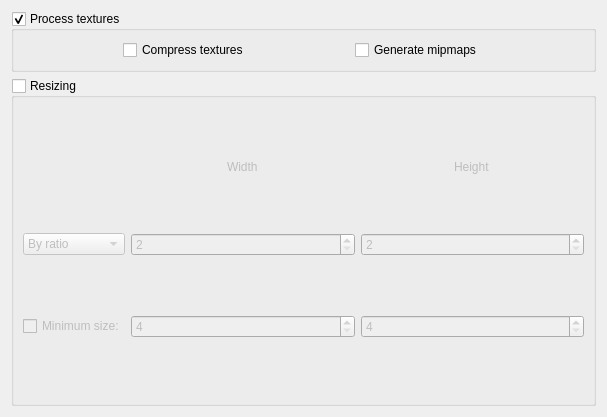
<?xml version="1.0" encoding="UTF-8"?>
<ui version="4.0">
 <class>AdvancedTexturesModule</class>
 <widget class="QWidget" name="AdvancedTexturesModule">
  <property name="geometry">
   <rect>
    <x>0</x>
    <y>0</y>
    <width>607</width>
    <height>417</height>
   </rect>
  </property>
  <property name="windowTitle">
   <string>Form</string>
  </property>
  <layout class="QVBoxLayout" name="verticalLayout">
   <item>
    <widget class="QGroupBox" name="mainBox">
     <property name="sizePolicy">
      <sizepolicy hsizetype="Expanding" vsizetype="Fixed">
       <horstretch>0</horstretch>
       <verstretch>0</verstretch>
      </sizepolicy>
     </property>
     <property name="title">
      <string>Process textures</string>
     </property>
     <property name="flat">
      <bool>true</bool>
     </property>
     <property name="checkable">
      <bool>true</bool>
     </property>
     <layout class="QGridLayout" name="gridLayout_2">
      <item row="0" column="2">
       <widget class="QCheckBox" name="mainMipMaps">
        <property name="sizePolicy">
         <sizepolicy hsizetype="Fixed" vsizetype="Fixed">
          <horstretch>0</horstretch>
          <verstretch>0</verstretch>
         </sizepolicy>
        </property>
        <property name="minimumSize">
         <size>
          <width>0</width>
          <height>0</height>
         </size>
        </property>
        <property name="font">
         <font>
          <bold>false</bold>
          <kerning>true</kerning>
         </font>
        </property>
        <property name="cursor">
         <cursorShape>WhatsThisCursor</cursorShape>
        </property>
        <property name="toolTip">
         <string>&lt;html&gt;&lt;head/&gt;&lt;body&gt;&lt;p&gt;Generates mipmaps for textures, improving the performance at the cost of higher disk and vram usage.&lt;/p&gt;&lt;/body&gt;&lt;/html&gt;</string>
        </property>
        <property name="text">
         <string>Generate mipmaps</string>
        </property>
        <property name="checked">
         <bool>false</bool>
        </property>
       </widget>
      </item>
      <item row="0" column="0">
       <widget class="QCheckBox" name="mainCompress">
        <property name="sizePolicy">
         <sizepolicy hsizetype="Fixed" vsizetype="Fixed">
          <horstretch>0</horstretch>
          <verstretch>0</verstretch>
         </sizepolicy>
        </property>
        <property name="cursor">
         <cursorShape>WhatsThisCursor</cursorShape>
        </property>
        <property name="toolTip">
         <string>&lt;html&gt;&lt;head/&gt;&lt;body&gt;&lt;p&gt;Compresses uncompressed textures to the configured output format. It is recommended for SSE and FO4, but may highly decrease quality for other games.&lt;/p&gt;&lt;/body&gt;&lt;/html&gt;</string>
        </property>
        <property name="text">
         <string>Compress textures</string>
        </property>
       </widget>
      </item>
     </layout>
    </widget>
   </item>
   <item>
    <widget class="QGroupBox" name="resizingBox">
     <property name="cursor">
      <cursorShape>WhatsThisCursor</cursorShape>
     </property>
     <property name="toolTip">
      <string>&lt;html&gt;&lt;head/&gt;&lt;body&gt;&lt;p&gt;Resizes texture dimensions to the given sizes. Must result in texture dimensions expressed in powers of two, no less than 4x4.&lt;/p&gt;&lt;/body&gt;&lt;/html&gt;</string>
     </property>
     <property name="title">
      <string>Resizing</string>
     </property>
     <property name="checkable">
      <bool>true</bool>
     </property>
     <property name="checked">
      <bool>false</bool>
     </property>
     <layout class="QGridLayout" name="gridLayout">
      <item row="0" column="1" alignment="Qt::AlignHCenter">
       <widget class="QLabel" name="label_15">
        <property name="sizePolicy">
         <sizepolicy hsizetype="Maximum" vsizetype="Maximum">
          <horstretch>0</horstretch>
          <verstretch>0</verstretch>
         </sizepolicy>
        </property>
        <property name="text">
         <string>Width</string>
        </property>
       </widget>
      </item>
      <item row="0" column="2" alignment="Qt::AlignHCenter">
       <widget class="QLabel" name="label_16">
        <property name="sizePolicy">
         <sizepolicy hsizetype="Maximum" vsizetype="Maximum">
          <horstretch>0</horstretch>
          <verstretch>0</verstretch>
         </sizepolicy>
        </property>
        <property name="text">
         <string>Height</string>
        </property>
       </widget>
      </item>
      <item row="1" column="2">
       <widget class="QSpinBox" name="resizingHeight">
        <property name="sizePolicy">
         <sizepolicy hsizetype="MinimumExpanding" vsizetype="Fixed">
          <horstretch>0</horstretch>
          <verstretch>0</verstretch>
         </sizepolicy>
        </property>
        <property name="minimum">
         <number>2</number>
        </property>
        <property name="maximum">
         <number>8192</number>
        </property>
       </widget>
      </item>
      <item row="1" column="1">
       <widget class="QSpinBox" name="resizingWidth">
        <property name="sizePolicy">
         <sizepolicy hsizetype="MinimumExpanding" vsizetype="Fixed">
          <horstretch>0</horstretch>
          <verstretch>0</verstretch>
         </sizepolicy>
        </property>
        <property name="minimum">
         <number>2</number>
        </property>
        <property name="maximum">
         <number>8192</number>
        </property>
       </widget>
      </item>
      <item row="1" column="0">
       <widget class="QComboBox" name="resizingMode">
        <item>
         <property name="text">
          <string>By ratio</string>
         </property>
        </item>
        <item>
         <property name="text">
          <string>By fixed size</string>
         </property>
        </item>
       </widget>
      </item>
      <item row="2" column="1">
       <widget class="QSpinBox" name="resizingMinimumWidth">
        <property name="sizePolicy">
         <sizepolicy hsizetype="MinimumExpanding" vsizetype="Fixed">
          <horstretch>0</horstretch>
          <verstretch>0</verstretch>
         </sizepolicy>
        </property>
        <property name="minimum">
         <number>4</number>
        </property>
        <property name="maximum">
         <number>8192</number>
        </property>
       </widget>
      </item>
      <item row="2" column="2">
       <widget class="QSpinBox" name="resizingMinimumHeight">
        <property name="sizePolicy">
         <sizepolicy hsizetype="MinimumExpanding" vsizetype="Fixed">
          <horstretch>0</horstretch>
          <verstretch>0</verstretch>
         </sizepolicy>
        </property>
        <property name="minimum">
         <number>4</number>
        </property>
        <property name="maximum">
         <number>8192</number>
        </property>
       </widget>
      </item>
      <item row="2" column="0">
       <widget class="QCheckBox" name="resizingMinimumCheckBox">
        <property name="cursor">
         <cursorShape>WhatsThisCursor</cursorShape>
        </property>
        <property name="toolTip">
         <string>&lt;html&gt;&lt;head/&gt;&lt;body&gt;&lt;p&gt;Resizes texture dimensions to the given sizes. Must result in texture dimensions expressed in powers of two, no less than 4x4.&lt;/p&gt;&lt;/body&gt;&lt;/html&gt;</string>
        </property>
        <property name="text">
         <string>Minimum size:</string>
        </property>
       </widget>
      </item>
     </layout>
    </widget>
   </item>
  </layout>
 </widget>
 <resources/>
 <connections/>
</ui>
